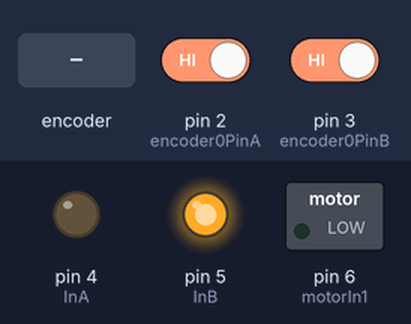
The sketch below on a simulated Arduino Uno, built with avr-gcc and run on an emulated ATmega328P. Shown: switched loads named in the sketch (green lamp = pin HIGH), output pins drawn as LEDs (lit = HIGH). Inputs (shaded band) come from the test bench; at power-on: pin 2 (encoder0PinA) HIGH, pin 3 (encoder0PinB) HIGH. What the sketch prints to the serial monitor is not drawn.

Above: at 1.2 s.
1.3 s: rotary encoder on pin 2 (encoder0PinA) / pin 3 (encoder0PinB) turned 3 steps (first pin leading)
At 2.0 s:
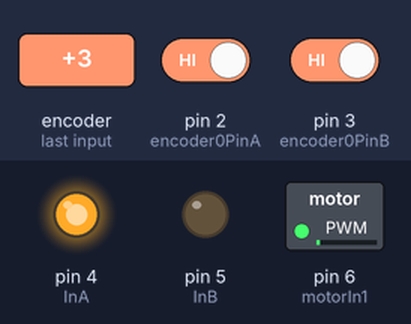
3.4 s: rotary encoder on pin 2 (encoder0PinA) / pin 3 (encoder0PinB) turned 2 steps (second pin leading)
At 4.1 s:
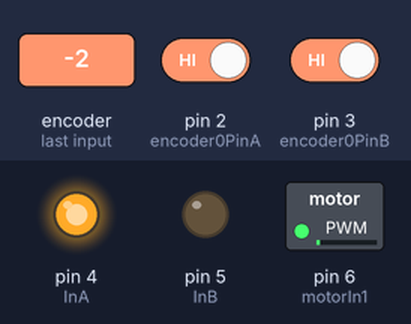
Timing chart, 0 to 6.4 s (numbered marks = the images above; inputs shaded):
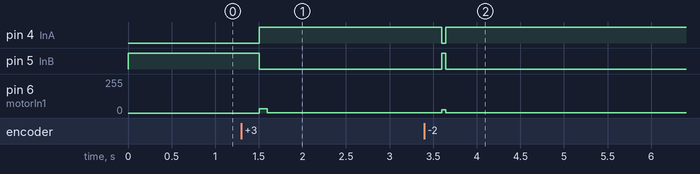

The sketch:

banana.ino
```cpp
//#include <Metro.h>
//#include "SoftwareSerial.h";

#define encoder0PinA  2
#define encoder0PinB  3

#define motorIn1 6
#define InA 4
#define InB 5

#define LOOPTIME 5

int pinAState = 0;
int pinAStateOld = 0;
int pinBState = 0;
int pinBStateOld = 0;
/*
const int Tx = 11;
const int Rx = 10;
*/
char commandArray[3];
byte sT = 0;  //send start byte
byte sH = 0;  //send high byte
byte sL = 0;  //send low byte
byte sP = 0;  //send stop byte

byte rT = 0;  //receive start byte
byte rH = 0;  //receive high byte
byte rL = 0;  //receive low byte
byte rP = 0;  //receive stop byte

//SoftwareSerial mySerial(Rx, Tx);

volatile long Encoderpos = 0;
volatile long unknownvalue = 0;

volatile int lastEncoded = 0;
unsigned long lastMilli = 0;                    // loop timing
long dT = 0;

double omega_target = 0;
//double omega_target = 1.315;
double omega_actual = 0;

int PWM_val = 0;                                // (25% = 64; 50% = 127; 75% = 191; 100% = 255)

//int CPR = 52;                                   // encoder count per revolution
int CPR = 48;   // CPR for JGA25-371 rpm=19

//int gear_ratio = 65.5;
int gear_ratio = 226;  //gear_ratio=226

int actual_send = 0;
int target_receive = 0;

float Kp = 2.0;
float Ki = 0.01;
//float Ki = 0;
//float Kd = 1;
float Kd = 0;
double error;
double pidTerm = 0;                                                            // PID correction
double sum_error, d_error=0;

double calculated_pidTerm;
double constrained_pidterm;

void setup() {
 pinMode(encoder0PinA, INPUT);
 digitalWrite(encoder0PinA, HIGH);       // turn on pullup resistor
 pinMode(encoder0PinB, INPUT);
 digitalWrite(encoder0PinB, HIGH);       // turn on pullup resistor

 attachInterrupt(0, doEncoder, CHANGE);  // encoder pin on interrupt 0 - pin 2
 attachInterrupt(1, doEncoder, CHANGE);
// pinMode(Rx, INPUT); pinMode(Tx, OUTPUT);
 pinMode(InA, OUTPUT);
 pinMode(InB, OUTPUT);
 //mySerial.begin (19200);
 Serial.begin (57600);
 //Serial.begin (57600);
}

void loop()
{
  //readCmd_wheel_angularVel();
  omega_target = 0.01;


  /*
  if (millis()<2000)
    {
        omega_target = 8;
    }
  if (millis()>=5000)
    {
        omega_target = 0;
    }
  */
  if((millis()-lastMilli) >= LOOPTIME)
     {                                    // enter tmed loop
        dT = millis()-lastMilli;
        lastMilli = millis();

        getMotorData();                                                           // calculate speed
        //printMotorInfo();
        //PWM_val = 255; //10.3 rad/s PWM_val = 192; //8.33 rad/s PWM_val = 128; //7.58 rad/s PWM_val = 64; //3.61 rad/s
        //PWM_val = 120; //6.65 rad/s

        //sendFeedback_wheel_angularVel(); //send actually speed to mega

        PWM_val = (updatePid(omega_target, omega_actual));                       // compute PWM value from rad/s

        if (PWM_val <= 0)   { analogWrite(motorIn1,abs(PWM_val));  digitalWrite(InA, LOW);  digitalWrite(InB, HIGH); }
        if (PWM_val > 0)    { analogWrite(motorIn1,abs(PWM_val));  digitalWrite(InA, HIGH);   digitalWrite(InB, LOW);}
        printMotorInfo();
     }
}

void readCmd_wheel_angularVel()
{
  //if (mySerial.available() > 4)
  if (Serial.available() > 4)
  {
    //char rT = (char)mySerial.read(); //read target speed from mega
    char rT = (char)Serial.read(); //read target speed from mega
          if(rT == '{')
            {
              char commandArray[3];
              //mySerial.readBytes(commandArray,3);
              Serial.readBytes(commandArray,3);
              byte rH=commandArray[0];
              byte rL=commandArray[1];
              char rP=commandArray[2];
              if(rP=='}')
                {
                  target_receive = (rH<<8)+rL;
                  omega_target = double (target_receive*0.00031434064);  //convert received 16 bit integer to actual speed
                }
            }
  }
}

void sendFeedback_wheel_angularVel()
{
  actual_send = int(omega_actual/0.00031434064); //convert rad/s to 16 bit integer to send
  char sT='{'; //send start byte
  byte sH = highByte(actual_send); //send high byte
  byte sL = lowByte(actual_send);  //send low byte
  char sP='}'; //send stop byte
  //mySerial.write(sT); mySerial.write(sH); mySerial.write(sL); mySerial.write(sP);
  Serial.write(sT); Serial.write(sH); Serial.write(sL); Serial.write(sP);
}

void getMotorData()
{
  static long EncoderposPre = 0;
  //converting ticks/s to rad/s
  //omega_actual = 4.5;
  omega_actual = ((Encoderpos - EncoderposPre)*(1000/dT))*2*PI/(CPR*gear_ratio);  //ticks/s to rad/s
  EncoderposPre = Encoderpos;
}

double updatePid(double targetValue,double currentValue)
{

  static double last_error=0;
  error = targetValue - currentValue;

  // Added by KKuei to remove the noises
  if (error <= 0.1 && error >= -0.1) error = 0.0;

  sum_error = sum_error + error * dT;

  // Added by KKuei to bound sum_error range
  sum_error = constrain(sum_error, -200, 200);

  d_error = (error - last_error) / dT;
  pidTerm = Kp * error + Ki * sum_error + Kd * d_error;
  //pidTerm = Kp * error + Kd * d_error;
  last_error = error;

  //calculated_pidTerm = pidTerm/0.04039215686;

  // added by KKuei
  calculated_pidTerm = pidTerm/0.008176471;
  constrained_pidterm = constrain(calculated_pidTerm, -255, 255);

  return constrained_pidterm;
}


void doEncoder() {
//   Encoderpos++;
  pinAState = digitalRead(2);
  pinBState = digitalRead(3);

  if (pinAState == 0 && pinBState == 0) {
    if (pinAStateOld == 1 && pinBStateOld == 0) // forward
      Encoderpos ++;
    if (pinAStateOld == 0 && pinBStateOld == 1) // reverse
      Encoderpos --;
  }
  if (pinAState == 0 && pinBState == 1) {
    if (pinAStateOld == 0 && pinBStateOld == 0) // forward
      Encoderpos ++;
    if (pinAStateOld == 1 && pinBStateOld == 1) // reverse
      Encoderpos --;
  }
  if (pinAState == 1 && pinBState == 1) {
    if (pinAStateOld == 0 && pinBStateOld == 1) // forward
      Encoderpos ++;
    if (pinAStateOld == 1 && pinBStateOld == 0) // reverse
      Encoderpos --;
  }

  if (pinAState == 1 && pinBState == 0) {
    if (pinAStateOld == 1 && pinBStateOld == 1) // forward
      Encoderpos ++;
    if (pinAStateOld == 0 && pinBStateOld == 0) // reverse
      Encoderpos --;
  }
  pinAStateOld = pinAState;
  pinBStateOld = pinBState;
}

void printMotorInfo()
{
   static int samples = 0;

   //Serial.print("  actual:");                  Serial.print(omega_actual);
   //Serial.println();

   //Serial.print("  target:");                  Serial.print(omega_target);

   //Serial.println();

   if (samples >= 1) {
      Serial.print("  target:");                  Serial.print(omega_target, 4);
      Serial.print("  actual:");                  Serial.print(omega_actual, 4);
      Serial.print("  sum_err:");                  Serial.print(sum_error, 4);
      Serial.print("  error:");                  Serial.print(error, 4);
      Serial.print("  dT:");                  Serial.print(dT, 4);
      Serial.print("  pidTerm:");             Serial.print(pidTerm, 4);
      Serial.print("  calculated_pidTerm:");  Serial.print(calculated_pidTerm, 4);
      Serial.print("  constrained_pidterm:"); Serial.print(constrained_pidterm, 4);
      //Serial.println();

      Serial.println();

      samples = 0;
   } else
   {
     samples ++;
   }


}
```

Measured:
- after the input at 1.3 s, pin 4 (InA): LOW → HIGH after 0.20 s; pin 5 (InB): HIGH → LOW after 0.20 s; pin 6 (motorIn1): 0/255 → 3/255 after 0.20 s
- after the input at 3.4 s, pin 4 (InA): HIGH → LOW after 0.20 s, → HIGH 0.04 s later; pin 5 (InB): LOW → HIGH after 0.20 s, → LOW 0.04 s later; pin 6 (motorIn1): 3/255 → 1/255 after 0.20 s
